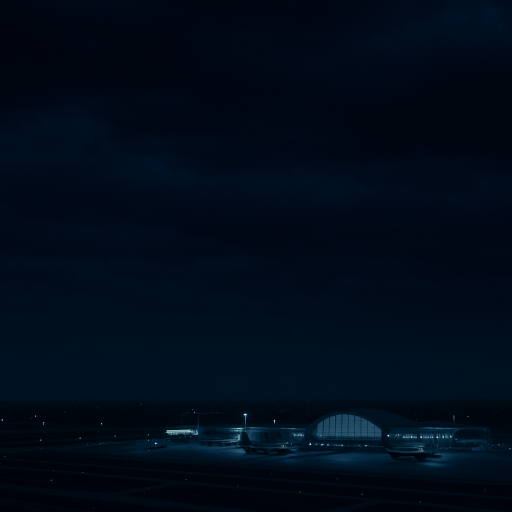
#> input picture images/sky.png, 1024 x 1024 px (shown at 1/2 size); its folder holds 7 pictures in this run
$ python main.py
#> lines starting #> are read from the running program, lines starting #| are printed output that depends on the picture
import os
import numpy as np
import matplotlib.pyplot as plt
from matplotlib.patches import Circle, Rectangle
from matplotlib.widgets import RadioButtons
from PIL import Image, ImageDraw, ImageFont

# =======================================================
#  CHEMINS RELATIFS (ne dépendent pas du répertoire courant)
# =======================================================
CURRENT_DIR = os.path.dirname(__file__)
p_base  = os.path.join(CURRENT_DIR, "images", "sky.png")                  # base (bleu nuit)
p_nvg   = os.path.join(CURRENT_DIR, "images", "sky_night_vision.png")     # vision nocturne (vert)
p_therm = os.path.join(CURRENT_DIR, "images", "sky_thermal.png")          # thermique (rouge avec drone)
out_photo = os.path.join(CURRENT_DIR, "images", "photo_dron.png")

# =======================================================
#  CHARGEMENT DES IMAGES
# =======================================================
base  = np.asarray(Image.open(p_base).convert("RGB"))
#> base is the input picture: shape (1024, 1024, 3); mean R, G, B 0.4, 11.5, 24.9
nvg   = np.asarray(Image.open(p_nvg).convert("RGB")).reshape(base.shape)
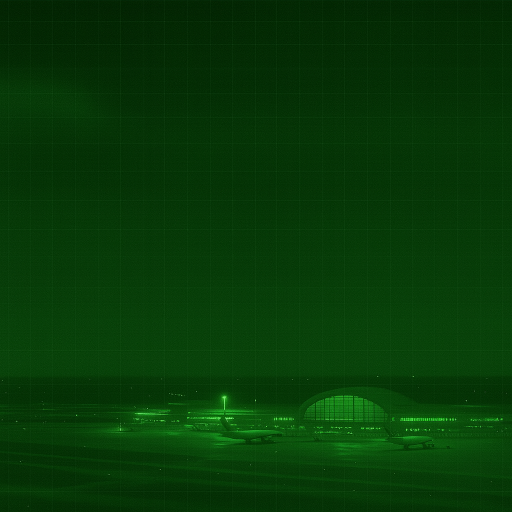
#> input picture images/sky_night_vision.png, 1024 x 1024 px (shown at 1/2 size)
#> nvg is the input picture: shape (1024, 1024, 3); mean R, G, B 6.4, 57.4, 7.2
therm = np.asarray(Image.open(p_therm).convert("RGB")).reshape(base.shape)
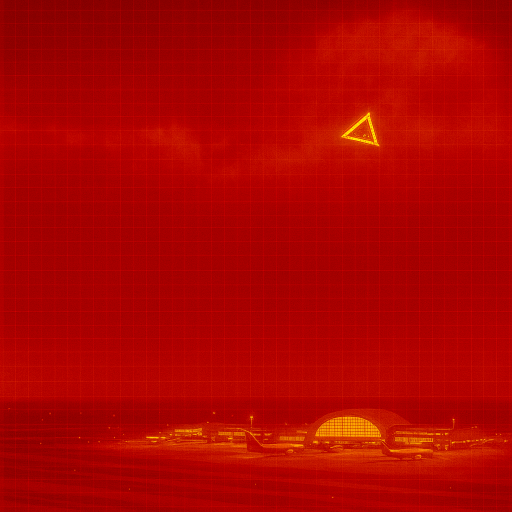
#> input picture images/sky_thermal.png, 1024 x 1024 px (shown at 1/2 size)
#> therm is the input picture: shape (1024, 1024, 3); mean R, G, B 173.4, 4.4, 0.1
H, W, _ = base.shape
#> H = 1024; W = 1024

# =======================================================
#  FIGURE
# =======================================================
fig = plt.figure(figsize=(7.5, 7.8))
ax_img = fig.add_axes([0.08, 0.18, 0.88, 0.80])
ax_img.axis("off")
ax_img.set_title("Escape Game — Caméra : souris = déplacer le filtre, cliquer en Thermal sur le drone")

# Couche de base + superposition (par défaut NVG)
im_base = ax_img.imshow(base)
im_overlay = ax_img.imshow(nvg, visible=True)
current_mode = "NVG"

# =======================================================
#  FOYER CARRÉ QUI SUIT LA SOURIS
# =======================================================
lens_size = 120  # taille fixe en px (côté du carré)
# Carré qui découpe la superposition (clip)
clip_rect = Rectangle((W/2 - lens_size/2, H/2 - lens_size/2), lens_size, lens_size, transform=ax_img.transData)
im_overlay.set_clip_path(clip_rect)
# Bordure du foyer pour qu'elle soit visible
ring = Rectangle((W/2 - lens_size/2, H/2 - lens_size/2), lens_size, lens_size, fill=False, linewidth=1.2)
ax_img.add_patch(ring)

# HUD (Heads-Up Display)
hud = ax_img.text(12, 22, f"Mode: {current_mode}",
                  color="white", fontsize=10, va="top")

def update_hud():
    hud.set_text(f"Mode: {current_mode}")

def set_mode(mode):
    """Changer le mode (BASE, NVG, THERMAL)."""
    global current_mode
    current_mode = mode
    if mode == "BASE":
        im_overlay.set_visible(False)
        ring.set_visible(False)
    elif mode == "NVG":
        im_overlay.set_visible(True)
        ring.set_visible(True)
        im_overlay.set_data(nvg)
    elif mode == "THERMAL":
        im_overlay.set_visible(True)
        ring.set_visible(True)
        im_overlay.set_data(therm)
    update_hud()
    fig.canvas.draw_idle()

# =======================================================
#  BOUTONS RADIO
# =======================================================
ax_radio = fig.add_axes([0.08, 0.05, 0.19, 0.10])
radio = RadioButtons(ax_radio, ('Base', 'NVG', 'Thermal'), active=1)
for label in radio.labels: label.set_fontsize(10)

# [7 lines left out: function on_radio, not called in this run]

radio.on_clicked(on_radio)

# =======================================================
#  INTERACTION SOURIS + CLAVIER
# =======================================================
# [87 lines left out: functions on_move, is_drone_pixel, on_click, show_drone_found_screen, on_key, not called in this run]

# =======================================================
#  ÉVÉNEMENTS
# =======================================================
cid_move   = fig.canvas.mpl_connect('motion_notify_event', on_move)
cid_click  = fig.canvas.mpl_connect('button_press_event', on_click)
cid_key    = fig.canvas.mpl_connect('key_press_event', on_key)

# Mode par défaut
set_mode("NVG")
plt.show()
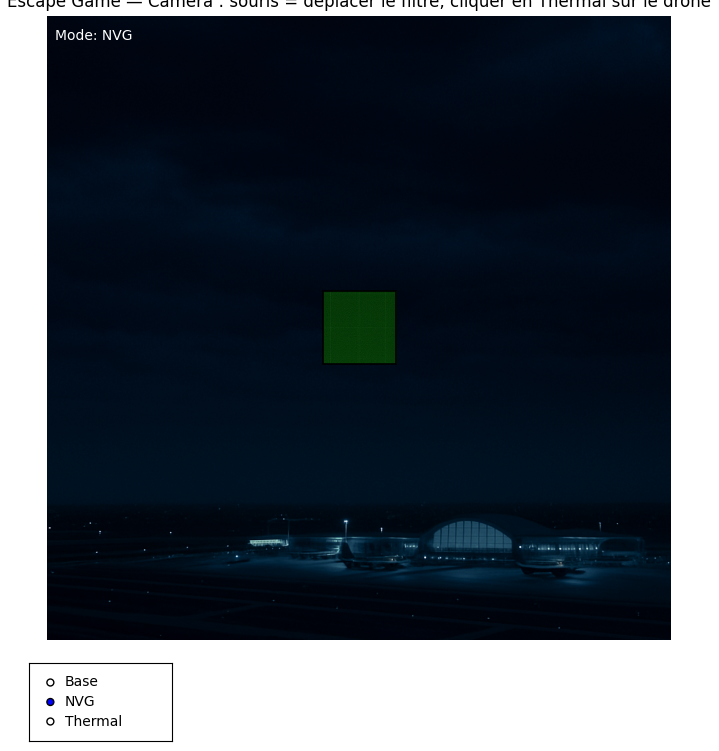
#> figure drawn by matplotlib, 2 panels
